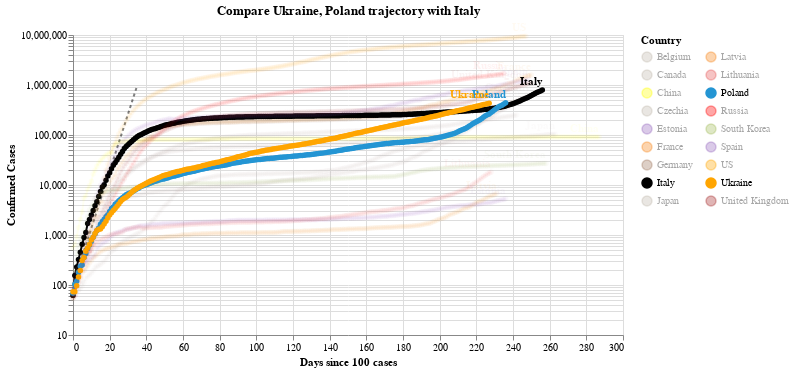

This figure's notebook cell:
### Code cell
#hide_input
chart2 = make_since_chart(dff2, ['Ukraine', 'Poland'], baseline_countries)
chart2

### Figure 1 — Vega-Lite specification as saved in the notebook (floating-point values rounded to 4 significant figures; data arrays with more than 128 entries replaced by an {"elided": "..."} marker saying what was removed)
{"config": {"view": {"continuousWidth": 400, "continuousHeight": 300}}, "layer": [{"data": {"name": "data-628230001892d6798b50651be41d1b3e"}, "mark": {"type": "line", "color": "black", "opacity": 0.5, "strokeDash": [3, 3]}, "encoding": {"x": {"type": "quantitative", "field": "Days since 100 cases"}, "y": {"type": "quantitative", "field": "Confirmed Cases"}}}, {"data": {"name": "data-26b77d6ebbfeb12e05f1ee7c1dc67ef4"}, "mark": {"type": "line", "point": true}, "encoding": {"color": {"type": "nominal", "field": "Country", "legend": {"columns": 2}, "scale": {"domain": ["Belgium", "Canada", "China", "Czechia", "Estonia", "France", "Germany", "Italy", "Japan", "Latvia", "Lithuania", "Poland", "Russia", "South Korea", "Spain", "US", "Ukraine", "United Kingdom"], "range": ["#C1B7AD", "#C1B7AD", "yellow", "#C1B7AD", "#9467bd", "#F58518", "#9D755D", "black", "#C1B7AD", "#F58518", "#E45756", "#2495D3", "red", "#A1BA59", "#9467bd", "orange", "orange", "brown"]}}, "opacity": {"condition": {"value": 1, "selection": "selector003"}, "value": 0.05}, "tooltip": [{"type": "nominal", "field": "Country"}, {"type": "temporal", "field": "Date"}, {"type": "quantitative", "field": "Confirmed Cases"}, {"type": "quantitative", "field": "Days since 100 cases"}], "x": {"type": "quantitative", "field": "Days since 100 cases"}, "y": {"type": "quantitative", "field": "Confirmed Cases", "scale": {"type": "log"}}}, "selection": {"selector003": {"type": "multi", "fields": ["Country"], "bind": "legend", "init": [{"Country": "Ukraine"}, {"Country": "Poland"}, {"Country": "Italy"}]}}, "width": 550}, {"data": {"name": "data-26b77d6ebbfeb12e05f1ee7c1dc67ef4"}, "mark": {"type": "text", "align": "right", "dy": -8, "fontWeight": "bold"}, "encoding": {"color": {"type": "nominal", "field": "Country", "legend": {"columns": 2}, "scale": {"domain": ["Belgium", "Canada", "China", "Czechia", "Estonia", "France", "Germany", "Italy", "Japan", "Latvia", "Lithuania", "Poland", "Russia", "South Korea", "Spain", "US", "Ukraine", "United Kingdom"], "range": ["#C1B7AD", "#C1B7AD", "yellow", "#C1B7AD", "#9467bd", "#F58518", "#9D755D", "black", "#C1B7AD", "#F58518", "#E45756", "#2495D3", "red", "#A1BA59", "#9467bd", "orange", "orange", "brown"]}}, "opacity": {"condition": {"value": 1, "selection": "selector003"}, "value": 0.05}, "text": {"type": "nominal", "field": "Country"}, "tooltip": [{"type": "nominal", "field": "Country"}, {"type": "temporal", "field": "Date"}, {"type": "quantitative", "field": "Confirmed Cases"}, {"type": "quantitative", "field": "Days since 100 cases"}], "x": {"type": "quantitative", "field": "Days since 100 cases"}, "y": {"type": "quantitative", "field": "Confirmed Cases", "scale": {"type": "log"}}}, "transform": [{"filter": "(datum['Date'] >= 1604448000000)"}], "width": 550}], "title": "Compare Ukraine, Poland trajectory with Italy", "$schema": "https://vega.github.io/schema/vega-lite/v4.8.1.json", "datasets": {"data-628230001892d6798b50651be41d1b3e": [{"Days since 100 cases": 0, "Confirmed Cases": 100.0}, {"Days since 100 cases": 1, "Confirmed Cases": 130.0}, {"Days since 100 cases": 2, "Confirmed Cases": 169.0}, {"Days since 100 cases": 3, "Confirmed Cases": 219.7}, {"Days since 100 cases": 4, "Confirmed Cases": 285.6}, {"Days since 100 cases": 5, "Confirmed Cases": 371.3}, {"Days since 100 cases": 6, "Confirmed Cases": 482.7}, {"Days since 100 cases": 7, "Confirmed Cases": 627.5}, {"Days since 100 cases": 8, "Confirmed Cases": 815.7}, {"Days since 100 cases": 9, "Confirmed Cases": 1060.0}, {"Days since 100 cases": 10, "Confirmed Cases": 1379.0}, {"Days since 100 cases": 11, "Confirmed Cases": 1792.0}, {"Days since 100 cases": 12, "Confirmed Cases": 2330.0}, {"Days since 100 cases": 13, "Confirmed Cases": 3029.0}, {"Days since 100 cases": 14, "Confirmed Cases": 3937.0}, {"Days since 100 cases": 15, "Confirmed Cases": 5119.0}, {"Days since 100 cases": 16, "Confirmed Cases": 6654.0}, {"Days since 100 cases": 17, "Confirmed Cases": 8650.0}, {"Days since 100 cases": 18, "Confirmed Cases": 11250.0}, {"Days since 100 cases": 19, "Confirmed Cases": 14620.0}, {"Days since 100 cases": 20, "Confirmed Cases": 19000.0}, {"Days since 100 cases": 21, "Confirmed Cases": 24710.0}, {"Days since 100 cases": 22, "Confirmed Cases": 32120.0}, {"Days since 100 cases": 23, "Confirmed Cases": 41750.0}, {"Days since 100 cases": 24, "Confirmed Cases": 54280.0}, {"Days since 100 cases": 25, "Confirmed Cases": 70560.0}, {"Days since 100 cases": 26, "Confirmed Cases": 91730.0}, {"Days since 100 cases": 27, "Confirmed Cases": 119300.0}, {"Days since 100 cases": 28, "Confirmed Cases": 155000.0}, {"Days since 100 cases": 29, "Confirmed Cases": 201500.0}, {"Days since 100 cases": 30, "Confirmed Cases": 262000.0}, {"Days since 100 cases": 31, "Confirmed Cases": 340600.0}, {"Days since 100 cases": 32, "Confirmed Cases": 442800.0}, {"Days since 100 cases": 33, "Confirmed Cases": 575600.0}, {"Days since 100 cases": 34, "Confirmed Cases": 748300.0}, {"Days since 100 cases": 35, "Confirmed Cases": 972800.0}], "data-26b77d6ebbfeb12e05f1ee7c1dc67ef4": {"elided": "4443 records"}}}
